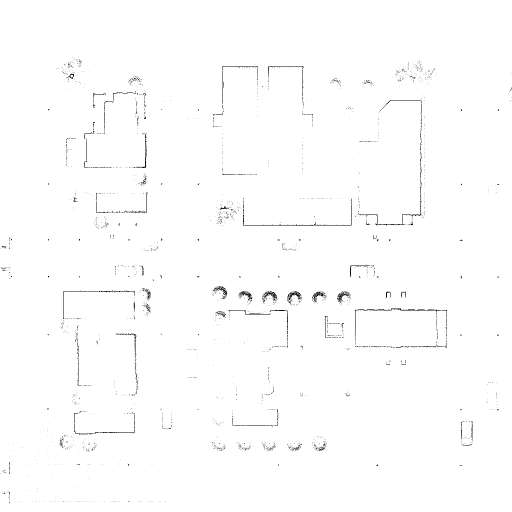
#> input picture map/fig/map_slam.png, 1024 x 1024 px, found by its file name (shown at 1/2 size)
$ python slam_grid_map.py
#> lines starting #> are read from the running program, lines starting #| are printed output that depends on the picture; after the words box and inside, x2 and y2 are one past the last pixel; in counts of white or black regions, pixels touching at a corner belong together
### map/grid_map.py
import matplotlib.pyplot as plt
import random
import math
import numpy as np

from utils import transform_trajectory_with_angles

from route_planner.geometry import Pose

class GridMap:
    def __init__(self, width=82, height=63, obstacles=None):
        self.width = width
        self.height = height
        self.grid = [[0 for _ in range(self.width + 1)] for _ in range(self.height + 1)]

        self.obstacles = []
        self.obstacle_lines = []
        self.circular_obstacles = []

        # 외벽 생성
        self.create_outer_walls()

    def create_outer_walls(self):
        # 주차장의 외벽을 생성하는 함수
        for x in range(self.width):
            self.obstacles.append((x, 0))  # 아래쪽 외벽
            self.obstacles.append((x, self.height))  # 위쪽 외벽
        for y in range(1, self.height):
            self.obstacles.append((0, y))  # 왼쪽 외벽
            self.obstacles.append((self.width, y))  # 오른쪽 외벽
        self.obstacle_lines.extend([
            [(0, 0), (0, self.height)],
            [(0, 0), (self.width, 0)],
            [(self.width, 0), (self.width, self.height)],
            [(0, self.height), (self.width, self.height)],
        ])

    def get_grid_index(self, x, y):
        return x + y * self.width

    def get_circle_obstacles(self):
        # 원형 장애물들의 (중심 좌표, 반지름)을 반환
        return self.circular_obstacles

    def is_obstacle(self, x, y):
        return (x, y) in self.obstacles

    def is_valid_position(self, x, y):
        # 주어진 좌표가 장애물이 아니고 맵 범위 내에 있는지 확인
        return 0 <= x < self.width and 0 <= y < self.height and not self.is_obstacle(x, y)

    # [52 lines left out: functions get_random_valid_position, get_random_valid_start_position, get_random_valid_goal_position, get_nearest_obstacle_info, not called in this run]

    def normalize_angle(self, angle):
        return (angle + np.pi) % (2 * np.pi) - np.pi

    # [23 lines left out: functions is_not_crossed_obstacle, intersect, not called in this run]
    def ccw(self, A, B, C):
        return (C[1] - A[1]) * (B[0] - A[0]) > (B[1] - A[1]) * (C[0] - A[0])

    # intersection check between circle obstacle and planning line
    # [62 lines left out: functions intersect_circle, plot_map, not called in this run]

# [7 lines that do not run on import are left out]

### map/fixed_grid_map.py
import matplotlib.pyplot as plt
import math
import argparse
import json
import random
import numpy as np

from utils import transform_trajectory_with_angles

from map.grid_map import GridMap

class FixedGridMap(GridMap):
    def __init__(self, width=20, height=20, obstacles=None):
        super().__init__(width=width, height=height)

        self.obstacles_dynamic = []
        self.obstacle_lines_dynamic = []

        if obstacles:
            self.add_config_obstacles(obstacles)
        else:
            # Default obstacles if no configuration is provided
            self.add_fixed_rectangle(13, 16, 24, 27)
            self.add_fixed_rectangle(30, 5, 42, 15)
            self.add_fixed_rectangle(42, 15, 48, 20)
            self.add_fixed_circle(33, 30, 4)

    def add_config_obstacles(self, obstacles, is_dynamic=False):
        for obstacle in obstacles:
            if obstacle['type'] == 'rectangle':
                # obstacle['coordinates'] is expected to be a list of four numbers [min_x, min_y, max_x, max_y]
                coords = obstacle['coordinates']
                self.add_fixed_rectangle(coords[0], coords[1], coords[2], coords[3], is_dynamic)
            elif obstacle['type'] == 'circle':
                # obstacle['parameters'] is expected to be a list [center_x, center_y, radius]
                params = obstacle['parameters']
                self.add_fixed_circle(params[0], params[1], params[2], is_dynamic)
            else:
                print(f"Unknown obstacle type: {obstacle['type']}")

    def add_fixed_rectangle(self, min_x, min_y, max_x, max_y, is_dynamic=False):
        # Add obstacle coordinates
        fixed_obstacles = [
            [(x, y) for x in range(min_x, max_x + 1) for y in range(min_y, max_y + 1)]
        ]
        valid_points = []

        # Add obstacle positions to grid and obstacles list
        for group in fixed_obstacles:
            for x, y in group:
                if self.is_valid_position(x, y):
                    valid_points.append((x, y))
                    self.obstacles.append((x, y))
                    self.grid[y][x] = 1
                    if is_dynamic:
                        self.obstacles_dynamic.append((x, y))

        if not valid_points:
            return  # 유효한 좌표가 없으면 종료

        # Add obstacle boundary lines
        box_lines = [
            ((min_x, min_y), (max_x, min_y)),  # Top line
            ((min_x, max_y), (max_x, max_y)),  # Bottom line
            ((min_x, min_y), (min_x, max_y)),  # Left line
            ((max_x, min_y), (max_x, max_y)),  # Right line
        ]
        self.obstacle_lines.extend(box_lines)
        if is_dynamic:
            self.obstacle_lines_dynamic.extend(box_lines)

    # [87 lines left out: functions add_fixed_circle, create_random_obstacles_in_path, plot_map, not called in this run]

# [27 lines that do not run on import are left out]

### map/slam_grid_map.py
import cv2
import numpy as np
from matplotlib import pyplot as plt

from map.fixed_grid_map import FixedGridMap

class SlamGridMap(FixedGridMap):
    def __init__(self, image_path, obstacles=[]):
        # Read the edge image
        self.image_path = image_path
        edges = self.edge_detection(image_path)
        obstacles = self.extract_obstacles(edges, obstacles)

        # Initialize the parent FixedGridMap with the extracted obstacles
        super().__init__(width=self.width, height=self.height, obstacles=obstacles)

    def edge_detection(self, image_path):
#> called with image_path = './map/fig/map_slam.png'
        image = cv2.imread(image_path, cv2.IMREAD_GRAYSCALE)
#> image is the input picture: shape (1024, 1024); min 0, max 255, mean 252.9

        # 이미지 대비 조정 (히스토그램 평활화)
        equalized_image = cv2.equalizeHist(image)

        # Gaussian Blur로 노이즈 제거
        blurred_image = cv2.GaussianBlur(equalized_image, (11, 11), 0)

        # Canny Edge Detection
        edges = cv2.Canny(blurred_image, 50, 150)
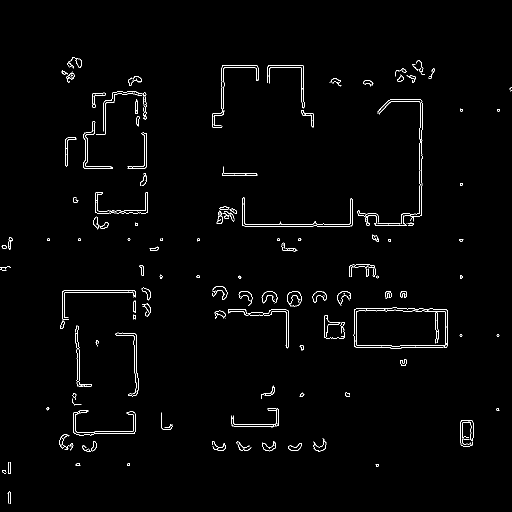
#> edges: shape (1024, 1024) (shown at 1/2 size); 1.3% white in thin lines or dots, all inside (x1, y1, x2, y2) = (0, 114, 1024, 1008)
        # _, edges = cv2.threshold(edges, 1, 255, cv2.THRESH_BINARY)
        self.map_edges = "./map/fig/map_edges.png"
        cv2.imwrite(self.map_edges, cv2.bitwise_not(edges))
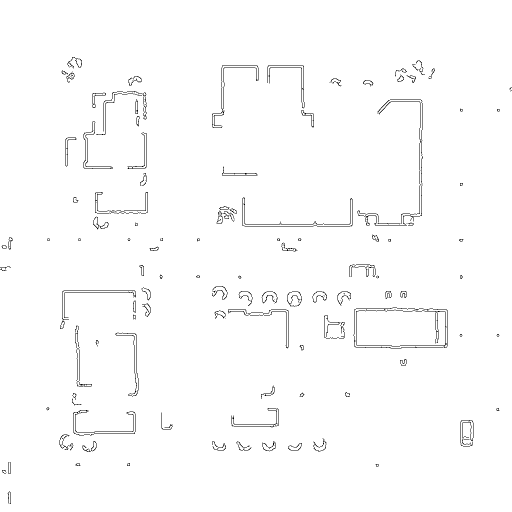
#> saved as map_edges.png: shape (1024, 1024) (shown at 1/2 size); 98.7% white; black in thin lines or dots, all inside (x1, y1, x2, y2) = (0, 114, 1024, 1008)

        # 1/20 스케일로 축소
        scale_factor = 1 / 20
        new_width = int(edges.shape[1] * scale_factor)
#> new_width = 51
        new_height = int(edges.shape[0] * scale_factor)
#> new_height = 51
        edges = cv2.resize(edges, (new_width, new_height), interpolation=cv2.INTER_AREA)
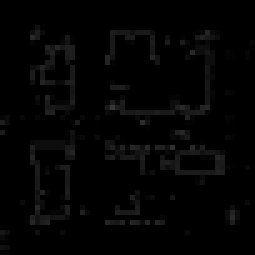
#> edges: shape (51, 51) (shown 5 times larger); min 0, max 55, mean 3.4
        edges = cv2.bitwise_not(edges)
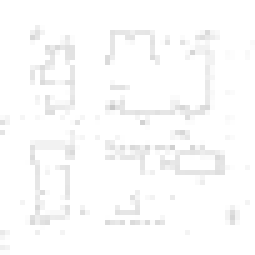
#> edges: shape (51, 51) (shown 5 times larger); min 200, max 255, mean 251.6

        self.map_edges_low = "./map/fig/map_edges_low.png"
        cv2.imwrite(self.map_edges_low, edges)

        edges = cv2.bitwise_not(edges)
        _, edges = cv2.threshold(edges, 1, 255, cv2.THRESH_BINARY)
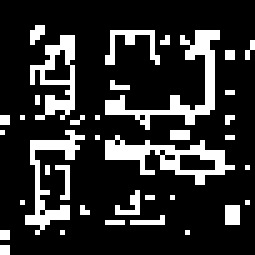
#> edges: shape (51, 51) (shown 5 times larger); 18.3% white in thin lines or dots
        edges = cv2.bitwise_not(edges)
#> edges: shape (51, 51); 81.7% white; black in thin lines or dots

        self.map_edges_low_thres = "./map/fig/map_edges_low_thres.png"
        cv2.imwrite(self.map_edges_low_thres, edges)

        return edges

    def extract_obstacles(self, edges, obstacles=None):
        # Invert the image to get edges in white on black background
        edges_inverted = cv2.bitwise_not(edges)

        # Threshold to obtain a binary image
        _, thresh = cv2.threshold(edges_inverted, 127, 255, cv2.THRESH_BINARY)

        # Find contours in the thresholded image
        contours, hierarchy = cv2.findContours(thresh, cv2.RETR_LIST, cv2.CHAIN_APPROX_SIMPLE)
#> contours = 44 contours, 38 with area under 20; largest, box (x1, y1, x2, y2) and area: (21, 27, 47, 37) 80, (6, 7, 15, 24) 53, (21, 6, 44, 26) 52, (5, 26, 17, 47) 32, (35, 30, 44, 35) 26, (8, 9, 15, 17) 26
        # print(f"Number of contours found: {len(contours)}")

        # Grid size matching the edge image
        self.width = edges.shape[1]
#> self.width = 51
        self.height = edges.shape[0]
#> self.height = 51

        for cnt in contours:
            x, y, w, h = cv2.boundingRect(cnt)
            if w > 15 and h > 15:
                continue
            obstacles.append({'type': 'rectangle', 'coordinates': [x, y, x + w, y + h]})
#> this loop made 44 passes
#> (cnt, x, y, w, h) on passes 1, 4, 5, 6, 7, 8, 9, 13, 17, 20, 21, 22: ([[0, 49], [0, 50], [1, 50], [1, 49]], 0, 49, 2, 2), ([[0, 46], [0, 47], [1, 47], [1, 46]], 0, 46, 2, 2), ([[21, 44], [24, 44]], 21, 44, 4, 1), ([[32, 43], [31, 44], [26, 44], [32, 44]], 26, 43, 7, 2), ([[7, 42], [8, 41], [9, 42], [8, 43]], 7, 41, 3, 3), ([[45, 41], [45, 44], [47, 44], [47, 41]], 45, 41, 3, 4), ([[16, 41], [16, 42], [17, 42]], 16, 41, 2, 2), ([[29, 39], [30, 39]], 29, 39, 2, 1), ([[9, 33], [9, 34]], 9, 33, 1, 2), ([[31, 30], [32, 29], [33, 30], [32, 31]], 31, 29, 3, 3), ([[22, 28], [23, 27], [24, 28], [23, 29]], 22, 27, 3, 3), ([[45, 27], [46, 27]], 45, 27, 2, 1)
#> (x, y, w, h) on passes 2, 3, 10, 11, 12, 14: (37, 46, 1, 1), (12, 46, 1, 1), (49, 40, 1, 1), (4, 40, 1, 1), (34, 39, 1, 1), (23, 38, 5, 5)
#> after the loop, obstacles = 43 items
#> the loop in add_config_obstacles, `for obstacle in obstacles:` made 43 passes
#> (coords, fixed_obstacles in add_fixed_rectangle) on passes 2, 3, 10, 11, 12, 15, 17, 24: ([37, 46, 38, 47], [[(37, 46), (37, 47), (38, 46), (38, 47)]]), ([12, 46, 13, 47], [[(12, 46), (12, 47), (13, 46), (13, 47)]]), ([49, 40, 50, 41], [[(49, 40), (49, 41), (50, 40), (50, 41)]]), ([4, 40, 5, 41], [[(4, 40), (4, 41), (5, 40), (5, 41)]]), ([34, 39, 35, 40], [[(34, 39), (34, 40), (35, 39), (35, 40)]]), ([49, 33, 50, 34], [[(49, 33), (49, 34), (50, 33), (50, 34)]]), ([9, 33, 10, 35], [[(9, 33), (9, 34), (9, 35), (10, 33), (10, 34), (10, 35)]]), ([19, 27, 20, 28], [[(19, 27), (19, 28), (20, 27), (20, 28)]])
#> coords on passes 1, 4, 5, 6, 7, 8: [0, 49, 2, 51], [0, 46, 2, 48], [21, 44, 25, 45], [26, 43, 33, 45], [7, 41, 10, 44], [45, 41, 48, 45]

        return obstacles

    # Modify the plot_map method to include background image
    def plot_map(self, title, path=None):
        # Read and display background image
#> called with title = 'Grid Map: map_hard'
        bg_image = plt.imread(self.map_edges_low_thres)
#> bg_image: shape (51, 51) float32; values 0 (black) and 1 (white), 81.7% white; black in thin lines or dots

        plt.imshow(bg_image, extent=[0, self.width, 0, self.height], origin='lower', cmap=plt.cm.gray)

        # # Plot obstacles
        # obstacle_x = [x for x, y in self.obstacles]
        # obstacle_y = [y for x, y in self.obstacles]
        # plt.plot(obstacle_x, obstacle_y, ".k")  # Obstacles as black dots

        # Plot rectangle obstacle lines
        outer_lines = [
            [(0, 0), (0, self.height)],
            [(0, 0), (self.width, 0)],
            [(self.width, 0), (self.width, self.height)],
            [(0, self.height), (self.width, self.height)],
        ]
        for line in outer_lines:
            x_values = [line[0][0], line[1][0]]
            y_values = [line[0][1], line[1][1]]
            plt.plot(x_values, y_values, "k-", linewidth=3.0)  # Obstacle lines as black lines

        # [11 lines of commented-out code are left out]
        if path:
            path_x = [x for x, y in path]
            path_y = [y for x, y in path]
            plt.plot(path_x, path_y, "-or")  # Path as red connected circles

        plt.xlim(-1, self.width + 1)
        plt.ylim(-1, self.height + 1)
        plt.title(title, fontsize=20)
        plt.xticks(fontsize=14)
        plt.yticks(fontsize=14)
        plt.xlabel("X [m]", fontsize=16)
        plt.ylabel("Y [m]", fontsize=16)
        # plt.legend(fontsize=15)

        plt.grid(True)
        plt.axis("equal")

    # Modify the plot_map method to include background image
    def plot_slam_map(self, title, image_path=None, path=None):
        # Read and display background image
        bg_image = plt.imread(image_path)

        plt.imshow(bg_image, extent=[0, self.width, 0, self.height], origin='lower', cmap=plt.cm.gray)

        # # Plot obstacles
        # obstacle_x = [x for x, y in self.obstacles]
        # obstacle_y = [y for x, y in self.obstacles]
        # plt.plot(obstacle_x, obstacle_y, ".k")  # Obstacles as black dots

        # Plot rectangle obstacle lines
        outer_lines = [
            [(0, 0), (0, self.height)],
            [(0, 0), (self.width, 0)],
            [(self.width, 0), (self.width, self.height)],
            [(0, self.height), (self.width, self.height)],
        ]
        for line in outer_lines:
            x_values = [line[0][0], line[1][0]]
            y_values = [line[0][1], line[1][1]]
            plt.plot(x_values, y_values, "k-", linewidth=3.0)  # Obstacle lines as black lines

        # [11 lines of commented-out code are left out]
        if path:
            path_x = [x for x, y in path]
            path_y = [y for x, y in path]
            plt.plot(path_x, path_y, "-or")  # Path as red connected circles

        plt.xlim(-1, self.width + 1)
        plt.ylim(-1, self.height + 1)
        plt.title(title, fontsize=20)
        plt.xticks(fontsize=14)
        plt.yticks(fontsize=14)
        plt.xlabel("X [m]", fontsize=16)
        plt.ylabel("Y [m]", fontsize=16)
        # plt.legend(fontsize=15)

        plt.grid(True)
        plt.axis("equal")

if __name__ == "__main__":
    # Paths to the images
    map_image_path = "./map/fig/map_slam.png"  # Optional, if you want to include the background image

    # Create an instance of SlamGridMap
    map_instance = SlamGridMap(image_path=map_image_path)

    map_instance.plot_map(title="Grid Map: map_hard")
    plt.savefig("results/grid_map/map_slamgrid.png")
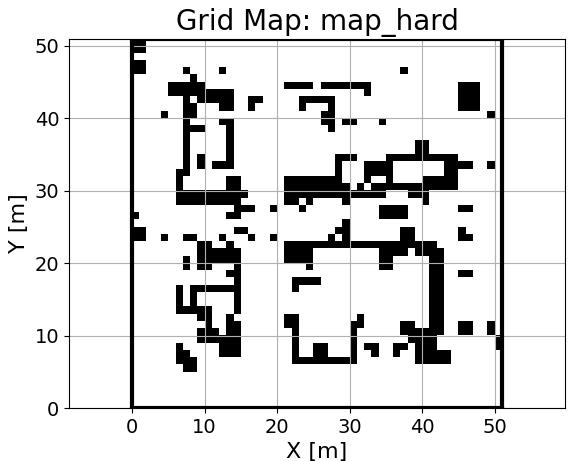
#> figure drawn by matplotlib, 1 panel

    # Plot the map
    map_instance.plot_slam_map(title="Grid Map: map_hard", image_path=map_image_path)
    plt.savefig("results/grid_map/map_slamgrid.png")
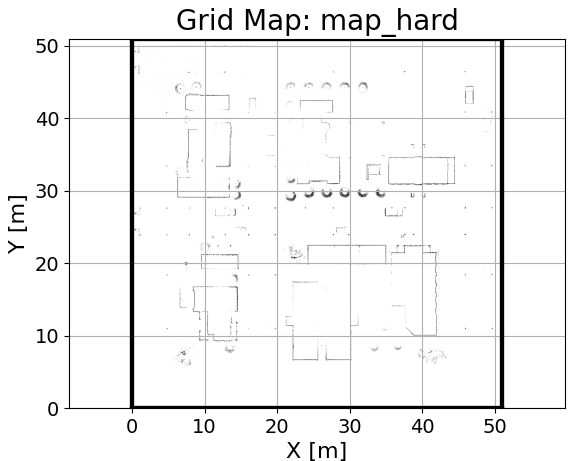
#> figure drawn by matplotlib, 1 panel

    map_instance.plot_slam_map(title="Grid Map: map_hard", image_path=map_instance.map_edges_low_thres)
    plt.savefig("results/grid_map/map_fixedgrid_map_hard.png")
